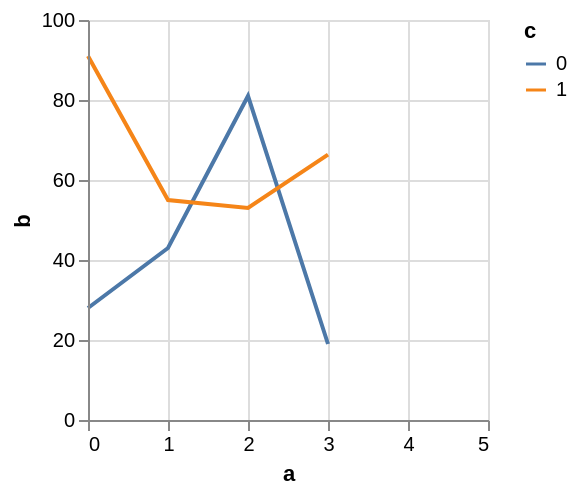

Describe this chart as a Vega-Lite specification.
### Vega specification from a JSON file in a GitHub repository (floating-point values rounded to 4 significant figures)
{"$schema": "https://vega.github.io/schema/vega/v5.json", "autosize": "pad", "padding": 5, "width": 200, "height": 200, "style": "cell", "data": [{"name": "source_0", "values": [{"a": 0, "b": 28, "c": 0}, {"a": 0, "b": 91, "c": 1}, {"a": 1, "b": 43, "c": 0}, {"a": 1, "b": 55, "c": 1}, {"a": 2, "b": 81, "c": 0}, {"a": 2, "b": 53, "c": 1}, {"a": 3, "b": 19, "c": 0}]}, {"name": "data_0", "source": "source_0", "transform": [{"type": "formula", "expr": "toNumber(datum[\"a\"])", "as": "a"}, {"type": "formula", "expr": "toNumber(datum[\"b\"])", "as": "b"}, {"type": "impute", "field": "b", "key": "a", "method": "value", "groupby": ["c"], "value": null}, {"type": "window", "as": ["imputed_b_value"], "ops": ["mean"], "fields": ["b"], "frame": [null, null], "ignorePeers": false, "groupby": ["c"]}, {"type": "formula", "expr": "datum.b === null ? datum.imputed_b_value : datum.b", "as": "b"}]}], "marks": [{"name": "pathgroup", "type": "group", "from": {"facet": {"name": "faceted_path_main", "data": "data_0", "groupby": ["c"]}}, "encode": {"update": {"width": {"field": {"group": "width"}}, "height": {"field": {"group": "height"}}}}, "marks": [{"name": "marks", "type": "line", "style": ["line"], "sort": {"field": "datum[\"a\"]", "order": "descending"}, "from": {"data": "faceted_path_main"}, "encode": {"update": {"stroke": {"scale": "color", "field": "c"}, "tooltip": {"signal": "{\"a\": format(datum[\"a\"], \"\"), \"b\": format(datum[\"b\"], \"\"), \"c\": ''+datum[\"c\"]}"}, "x": {"scale": "x", "field": "a"}, "y": {"scale": "y", "field": "b"}, "defined": {"signal": "datum[\"a\"] !== null && !isNaN(datum[\"a\"]) && datum[\"b\"] !== null && !isNaN(datum[\"b\"])"}}}}]}], "scales": [{"name": "x", "type": "linear", "domain": {"data": "data_0", "field": "a"}, "range": [0, {"signal": "width"}], "nice": 1, "zero": false}, {"name": "y", "type": "linear", "domain": {"data": "data_0", "field": "b"}, "range": [{"signal": "height"}, 0], "nice": true, "zero": true}, {"name": "color", "type": "ordinal", "domain": {"data": "data_0", "field": "c", "sort": true}, "range": "category"}], "axes": [{"scale": "x", "orient": "bottom", "grid": false, "title": "a", "labelFlush": true, "labelOverlap": true, "tickCount": {"signal": "ceil(width/40)"}, "zindex": 1}, {"scale": "x", "orient": "bottom", "gridScale": "y", "grid": true, "tickCount": {"signal": "ceil(width/40)"}, "domain": false, "labels": false, "maxExtent": 0, "minExtent": 0, "ticks": false, "zindex": 0}, {"scale": "y", "orient": "left", "grid": false, "title": "b", "labelOverlap": true, "tickCount": {"signal": "ceil(height/40)"}, "zindex": 1}, {"scale": "y", "orient": "left", "gridScale": "x", "grid": true, "tickCount": {"signal": "ceil(height/40)"}, "domain": false, "labels": false, "maxExtent": 0, "minExtent": 0, "ticks": false, "zindex": 0}], "legends": [{"stroke": "color", "gradientLength": {"signal": "clamp(height, 64, 200)"}, "symbolType": "stroke", "title": "c"}]}
